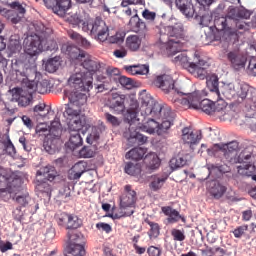
#> input picture dataset/easy/easy_01_99801_98_113.png, 256 x 256 px; its folder holds only this picture in this run
$ python -i blur_and_denoise.py   (imports and definitions only)   (older library calls are emulated)
#> lines starting #> are read from the running program, lines starting #| are printed output that depends on the picture
"""
Etap 3.2 potoku: Detekcja nieostrości i filtracja szumów (Blur Detection & Noise Filtering).

Założenia z Sekcji 3 (Etap 2) specyfikacji projektu:
1. Detekcja nieostrości (Blur Detection):
   - Wyznaczenie operatora Laplasjana: ∇²I = ∂²I/∂x² + ∂²I/∂y²
   - Ocena ostrości kafelka poprzez wariancję Laplasjana: Var(∇²I) (Pech-Pacheco et al., 2000).
   - Wyznaczenie lokalnej mapy ostrości (local sharpness map) w ruchomym oknie (np. 31x31 px),
     pozwalającej wykryć zarówno globalny blur optyczny, jak i lokalną utratę ostrości
     na zagnieceniach preparatu (tissue folds).
2. Filtracja szumów (Noise Filtering):
   - Wygładzenie szumów wysokoczęstotliwościowych (ziarnistość barwnika, szum matrycy oraz
     artefakty kompresji JPEG ze skanów WSI) nieliniowym filtrem medianowym (median filter),
   - Zachowanie ostrych krawędzi granic jąder komórkowych (edge-preserving smoothing) przed
     progowaniem Otsu i transformacją wododziałową (Watershed) w Etapie 3.3.
"""

from __future__ import annotations

from dataclasses import dataclass

import cv2
import numpy as np

# Domyślny próg wariancji Laplasjana (w skali szarości RGB) poniżej którego kafelek
# uznawany jest za dotknięty nieostrością optyczną (optical blur).
BLUR_THRESHOLD_GRAY = 300.0

# Domyślny próg wariancji Laplasjana na 8-bitowym kanale Hematoksyliny (H).
BLUR_THRESHOLD_H = 420.0

# Domyślny rozmiar jądra filtru medianowego (3x3 lub 5x5 dla kafelków 256x256 px).
DEFAULT_MEDIAN_KSIZE = 3


@dataclass
class BlurAndFilterResult:
    """Wynik detekcji nieostrości i filtracji medianowej pojedynczego obrazu/kanału."""
    laplacian: np.ndarray           # (H, W) float64 – odpowiedź operatora Laplasjana ∇²I
    sharpness_var: float            # globalna wariancja Laplasjana Var(∇²I) przed filtracją
    sharpness_after_median: float   # wariancja Laplasjana po filtracji medianowej
    is_blurry: bool                 # flaga nieostrości (sharpness_var < threshold)
    local_sharpness_map: np.ndarray # (H, W) float64 – lokalna wariancja Laplasjana w oknie
    filtered: np.ndarray            # (H, W) lub (H, W, 3) uint8 – obraz po filtrze medianowym
    edge_preservation_corr: float   # korelacja gradientu Sobela przed i po filtracji medianowej


def compute_laplacian(img: np.ndarray, ksize: int = 1) -> np.ndarray:
    """
    Wyznacza dyskretny operator Laplasjana ∇²I (cv2.CV_64F, domyślnie standardowa maska 3x3: ksize=1).
    Jeśli podano obraz wielokanałowy RGB, konwertuje go najpierw do skali szarości.
    """
    arr = np.asarray(img)
    if arr.ndim == 3:
        arr = cv2.cvtColor(arr[..., :3].astype(np.uint8), cv2.COLOR_RGB2GRAY)
    return cv2.Laplacian(arr, cv2.CV_64F, ksize=ksize)


def laplacian_variance(img: np.ndarray, mask: np.ndarray | None = None,
                       ksize: int = 1) -> float:
    """
    Oblicza wariancję operatora Laplasjana Var(∇²I) jako miarę ostrości obrazu.
    Opcjonalnie ogranicza obliczenia do maski tkanki (mask=True).
    """
    lap = compute_laplacian(img, ksize=ksize)
    if mask is not None and np.any(mask):
        return float(np.var(lap[mask]))
    return float(lap.var())


def local_laplacian_variance_map(img: np.ndarray, win_size: int = 31) -> np.ndarray:
    """
    Wyznacza lokalną mapę ostrości (lokalną wariancję Laplasjana w oknie win_size x win_size):
        Var_local(L) = E[L²] - (E[L])²
    Umożliwia wizualizację obszarów lokalnego rozmycia (np. na zagnieceniach tkanki).
    """
    lap = compute_laplacian(img)
    mean_l = cv2.boxFilter(lap, cv2.CV_64F, (win_size, win_size), normalize=True)
    mean_l2 = cv2.boxFilter(lap * lap, cv2.CV_64F, (win_size, win_size), normalize=True)
    return np.clip(mean_l2 - mean_l * mean_l, 0.0, None)


def apply_median_filter(img: np.ndarray, ksize: int = DEFAULT_MEDIAN_KSIZE) -> np.ndarray:
    """
    Wygładza szumy filtrem medianowym o nieparzystym rozmiarze okna ksize (np. 3 lub 5).
    Filtr medianowy usuwa szum impulsowy i artefakty blokowe JPEG przy zachowaniu
    ostrych krawędzi jąder komórkowych.
    """
    if ksize % 2 == 0 or ksize < 3:
        raise ValueError(f"Rozmiar okna filtru medianowego ksize musi być nieparzysty >= 3, podano {ksize}")
    arr = np.asarray(img)
    if arr.dtype != np.uint8:
        arr = np.clip(arr, 0, 255).astype(np.uint8)
    return cv2.medianBlur(arr, ksize)


def _sobel_gradient_magnitude(img_u8: np.ndarray) -> np.ndarray:
    """Pomocnicza funkcja obliczająca moduł gradientu Sobela do oceny zachowania krawędzi."""
    if img_u8.ndim == 3:
        img_u8 = cv2.cvtColor(img_u8, cv2.COLOR_RGB2GRAY)
    gx = cv2.Sobel(img_u8, cv2.CV_64F, 1, 0, ksize=3)
    gy = cv2.Sobel(img_u8, cv2.CV_64F, 0, 1, ksize=3)
    return np.hypot(gx, gy)


def analyze_and_filter(img_u8: np.ndarray,
                       ksize: int = DEFAULT_MEDIAN_KSIZE,
                       blur_threshold: float = BLUR_THRESHOLD_H,
                       win_size: int = 31) -> BlurAndFilterResult:
    """
    Pełny przebieg Etapu 3.2 dla pojedynczego obrazu (np. 8-bitowej mapy stężenia Hematoksyliny
    lub obrazu w skali szarości):
      1. wyznaczenie operatora Laplasjana i jego wariancji Var(∇²I),
      2. klasyfikacja ostrości względem progu blur_threshold,
      3. wyznaczenie lokalnej mapy ostrości (local_sharpness_map),
      4. filtracja szumów filtrem medianowym (cv2.medianBlur),
      5. ocena zachowania krawędzi (korelacja modułu gradientu Sobela przed i po filtracji).
    """
    arr = np.asarray(img_u8)
    if arr.dtype != np.uint8:
        arr = np.clip(arr, 0, 255).astype(np.uint8)

    lap = compute_laplacian(arr)
    sharp_before = float(lap.var())
    local_map = local_laplacian_variance_map(arr, win_size=win_size)

    filtered = apply_median_filter(arr, ksize=ksize)
    sharp_after = float(compute_laplacian(filtered).var())

    g_before = _sobel_gradient_magnitude(arr).ravel()
    g_after = _sobel_gradient_magnitude(filtered).ravel()
    if np.std(g_before) > 0 and np.std(g_after) > 0:
        edge_corr = float(np.corrcoef(g_before, g_after)[0, 1])
    else:
        edge_corr = 1.0

    return BlurAndFilterResult(
        laplacian=lap,
        sharpness_var=sharp_before,
        sharpness_after_median=sharp_after,
        is_blurry=bool(sharp_before < blur_threshold),
        local_sharpness_map=local_map,
        filtered=filtered,
        edge_preservation_corr=edge_corr,
    )

>>> import cv2
>>> picture = cv2.cvtColor(cv2.imread('dataset/easy/easy_01_99801_98_113.png'), cv2.COLOR_BGR2RGB)
>>> result = analyze_and_filter(picture)
#> in compute_laplacian, `return cv2.Laplacian(arr, cv2.CV_64F, ksize=ksize)`:
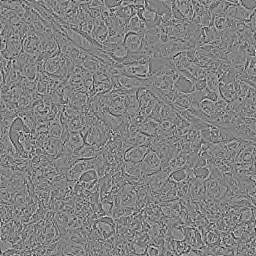
#> returned value: shape (256, 256) float64; min -242, max 230, mean 0; drawn with min black and max white
#> in analyze_and_filter, `sharp_before = float(lap.var())`: sharp_before = 1861.3
#> in local_laplacian_variance_map, `mean_l = cv2.boxFilter(lap, cv2.CV_64F, (win_size, win_size), normaliz..`:
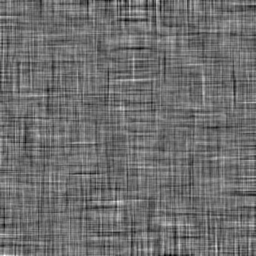
#> mean_l: shape (256, 256) float64; min -2.73, max 3.57, mean -0.000506; drawn with min black and max white
#> in local_laplacian_variance_map, `mean_l2 = cv2.boxFilter(lap * lap, cv2.CV_64F, (win_size, win_size), n..`:
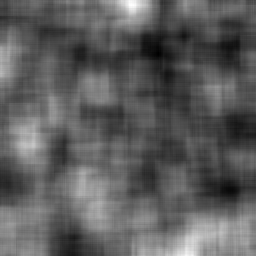
#> mean_l2: shape (256, 256) float64; min 756, max 3746, mean 1853.5; drawn with min black and max white
#> call 3 of compute_laplacian, with ksize = 1
#> in compute_laplacian (call 3), `arr = cv2.cvtColor(arr[..., :3].astype(np.uint8), cv2.COLOR_RGB2GRAY)`:
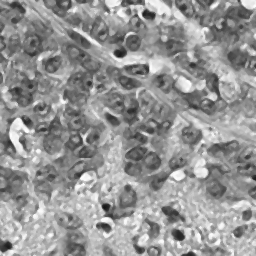
#> arr: shape (256, 256); min 20, max 253, mean 149.1
#> in compute_laplacian (call 3), `return cv2.Laplacian(arr, cv2.CV_64F, ksize=ksize)`:
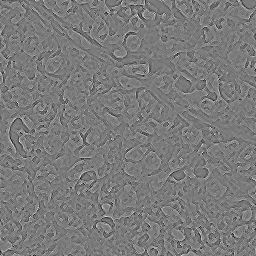
#> returned value: shape (256, 256) float64; min -192, max 206, mean 0; drawn with min black and max white
#> in analyze_and_filter, `sharp_after = float(compute_laplacian(filtered).var())`: sharp_after = 779.5
#> in _sobel_gradient_magnitude (call 2), `gy = cv2.Sobel(img_u8, cv2.CV_64F, 0, 1, ksize=3)`:
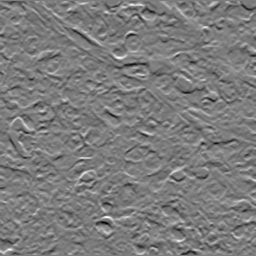
#> gy: shape (256, 256) float64; min -627, max 659, mean 0.4; drawn with min black and max white
#> in _sobel_gradient_magnitude (call 2), `return np.hypot(gx, gy)`:
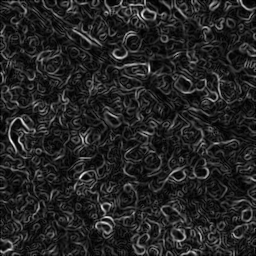
#> returned value: shape (256, 256) float64; min 0, max 782.7, mean 111.4; drawn with min black and max white
#> in analyze_and_filter, `edge_corr = float(np.corrcoef(g_before, g_after)[0, 1])`: edge_corr = 0.91

$ run again, on dataset/easy/easy_02_99793_122_65.png
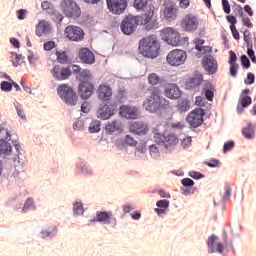
#> input picture dataset/easy/easy_02_99793_122_65.png, 256 x 256 px
#> sharp_before = 1301.7
#> in compute_laplacian (call 3), `return cv2.Laplacian(arr, cv2.CV_64F, ksize=ksize)`:
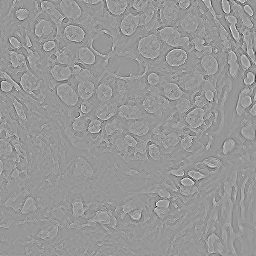
#> returned value: shape (256, 256) float64; min -287, max 196, mean 0; drawn with min black and max white
#> sharp_after = 569.6
#> in _sobel_gradient_magnitude (call 2), `return np.hypot(gx, gy)`:
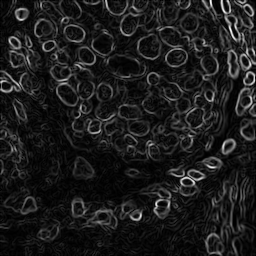
#> returned value: shape (256, 256) float64; min 0, max 805.7, mean 89.8; drawn with min black and max white
#> edge_corr = 0.945

$ run again, on dataset/easy/easy_03_99813_176_58.png
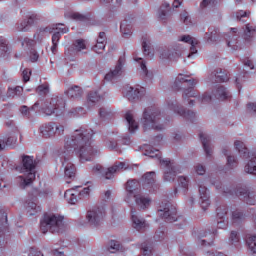
#> input picture dataset/easy/easy_03_99813_176_58.png, 256 x 256 px
#> sharp_before = 1066.9
#> in compute_laplacian (call 3), `return cv2.Laplacian(arr, cv2.CV_64F, ksize=ksize)`:
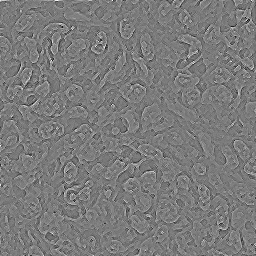
#> returned value: shape (256, 256) float64; min -132, max 141, mean 0; drawn with min black and max white
#> sharp_after = 404.6
#> in _sobel_gradient_magnitude (call 2), `return np.hypot(gx, gy)`:
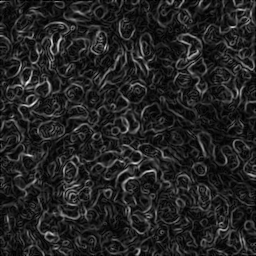
#> returned value: shape (256, 256) float64; min 0, max 628, mean 86.7; drawn with min black and max white
#> edge_corr = 0.906

$ run again, on dataset/easy/easy_04_99793_130_79.png
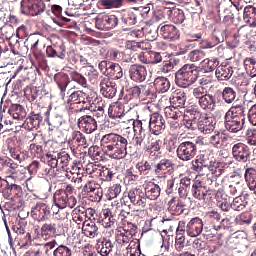
#> input picture dataset/easy/easy_04_99793_130_79.png, 256 x 256 px
#> sharp_before = 6809.5
#> sharp_after = 2339.8
#> in _sobel_gradient_magnitude (call 2), `return np.hypot(gx, gy)`:
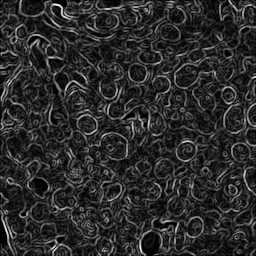
#> returned value: shape (256, 256) float64; min 0, max 956.7, mean 164; drawn with min black and max white
#> edge_corr = 0.863
